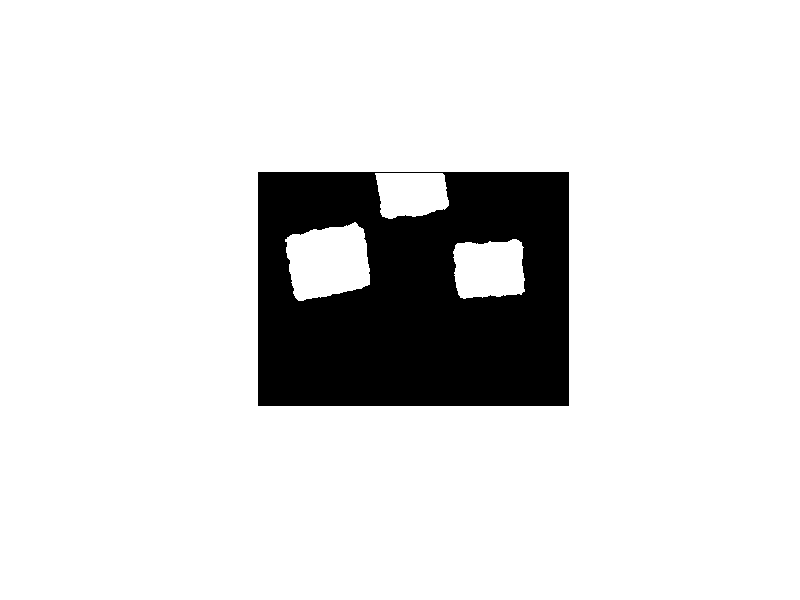

MATLAB code for this plot: (Note: this script raises an error after producing the figure.)
clc; clear all ; close all
%load('imagen.mat')
load('3objrectborde.mat')
figure (1)
cap1=cap;
imshow(cap1,[0 1])
cap=imclearborder(cap(120+1:360-1,160+1:480-1));   %%elimina elementos del borde
[etiquetas num]=bwlabel(cap); %%detector objetos y los etiqueta
figure (2)
color=label2rgb(etiquetas);   %% da color a los objetos etiquetados
color = insertText(color,[0 0],'Cantidad: ');
color = insertText(color,[65,0],num);

subplot(1,2,1);imshow(cap1(120+1:360-1,160+1:480-1),[0 1]);subplot(1,2,2);imshow(color);
disp('Numero de objetos: ')
Numero=num

